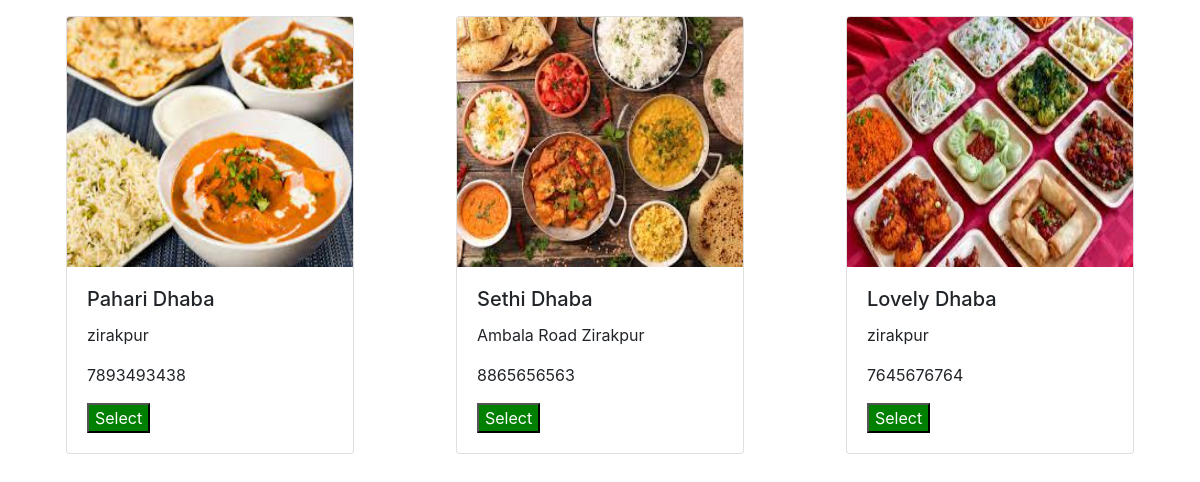
The page / on the database its author committed.
### app/models.py (models this page shows, shortened)
class Hotels(models.Model):
    image = models.ImageField(upload_to='picturs')
    name = models.CharField(max_length=50)
    contact_no = models.CharField(max_length=13)
    address = models.CharField(max_length=200)

### app/views.py (the view)
# urls.py: path('',views.hotel_view),
def hotel_view(request):
    if request.method == 'POST':
        return redirect('http://localhost:8000/menu_item/')
    else:
        hotels=Hotels.objects.all()
        return render(request,'hotel_image.html',{'hotels':hotels})

### app/templates/hotel_image.html (shortened to what this page needs)
<!doctype html>
<html lang="en">
  {%load static %}
  <head>
    <link rel="stylesheet" href="https://maxcdn.bootstrapcdn.com/bootstrap/4.0.0/css/bootstrap.min.css"
>
  </head>
  <body>
    <form method="POST"><div class="container-fluid">
      <div class="row mx-auto m-3">
          {% for hotel in hotels %}
            <div class="card mx-auto mb-3" style="width: 18rem;">
              <img height="250" width="250" src="{{ hotel.image.url }}" class="card-img-top">
              <div class="card-body">
                <h5 class="card-title">{{ hotel.name }}</h5>
                <p class="card-text">{{ hotel.address }}</p>
                <p class="card-text">{{ hotel.contact_no }}</p>
                <input type="submit" value="Select">
              </div>
            </div>
          {% endfor %}
      </div>
    </div>
  </form>
  </body>
</html>

### app/templates/hotel_image.html (style rules this page uses)
input[type=submit] { background:green; color:white; }

### rows shown on the page
Hotels: image (picture), name "Pahari Dhaba", address "zirakpur", contact_no "7893493438"
Hotels: image (picture), name "Sethi Dhaba", address "Ambala Road Zirakpur", contact_no "8865656563"
Hotels: image (picture), name "Lovely Dhaba", address "zirakpur", contact_no "7645676764"
